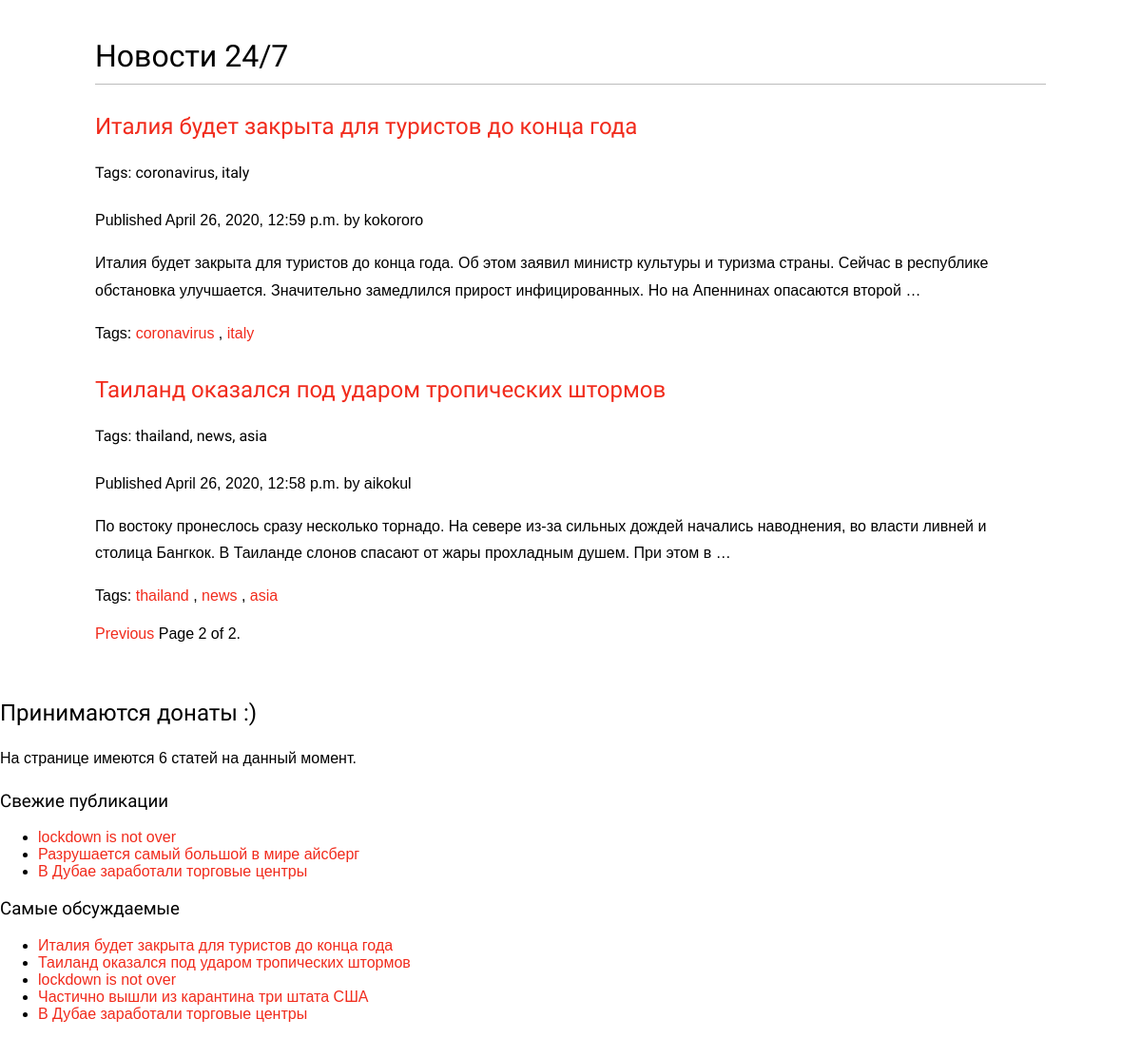
Screenshot of /blog/?page=2 with the database file from the repository.
### blog_app/models.py (models this page shows, shortened)
class Post(models.Model):
    def get_absolute_url(self):
        return reverse('blog:post_detail', args=[self.publish.year,
            self.publish.month, self.publish.day, self.slug])
    STATUS_CHOICES = (
        ('draft', 'Draft'),
        ('published', 'Published'),
    )
    title = models.CharField(max_length=250)
    slug = models.SlugField(max_length=250, unique_for_date='publish')
    author = models.ForeignKey(User, on_delete=models.CASCADE, related_name='blog_posts'
    )
    body = models.TextField()
    publish = models.DateTimeField(default=timezone.now)
    created = models.DateTimeField(auto_now_add=True)
    updated = models.DateTimeField(auto_now_add=True)
    status = models.CharField(max_length=10, choices=STATUS_CHOICES, default='draft')
    objects = models.Manager() #default manager
    published = PublishedManager() #my new manager
    tags = TaggableManager() #this manager allows to add, get list of tags and del them from the posts
    class Meta:
        ordering = ('-publish',)

### blog_app/views.py (the view)
# urls.py: path('', views.post_list, name='post_list'),
def post_list(request, tag_slug=None):
    object_list = Post.published.all()
    tag = None #this will be in URL
    if tag_slug:
        tag = get_object_or_404(Tag, slug=tag_slug) #making  a queryst and getting the tagged objects with get404
        object_list = object_list.filter(tags__in=[tag]) #filter all the posts getting only the posts that are related to the tag (many to many)
    paginator = Paginator(object_list, 4) #4 posts on each page
    page = request.GET.get('page')
    try:
        posts = paginator.page(page)
    except PageNotAnInteger: #if page not int return the 1st page
        posts = paginator.page(1)
    except EmptyPage: #if the number of the page is more than exist then return the very last page
        posts = paginator.page(pagination.num_pages)
    return render(request, 'blog/post/list.html',
    {'page': page, 'posts': posts, 'tag': tag})

### blog_app/models.py (called while the page is built)
    def get_queryset(self):
        return super().get_queryset().filter(status='published')

### blog_app/templatetags/blog_tags.py (called while the page is built)
@register.simple_tag #to registrate a new tag
def total_posts():
    return Post.published.count() #returns the amount of published posts

@register.inclusion_tag('blog/post/latest_posts.html')
def show_latest_posts(count=5):
    latest_posts = Post.published.order_by('-publish')[:count]
    return {'latest_posts': latest_posts}

@register.simple_tag
def get_most_commented_posts(count=5): #to show maximum 5 posts
    return Post.published.annotate(total_comments=Count('comments')).order_by('-total_comments')[:count]

### blog_app/templates/blog/post/list.html (shortened to what this page needs)
{% extends "blog/base.html" %}
{% block content %}
    <h1>Новости 24/7</h1>
    {% for post in posts %}
        <h2>
            <a href="{{ post.get_absolute_url }}">{{ post.title }}</a>
            <h4><p class="tags">Tags: {{ post.tags.all|join:", " }}</p> </h6>
        </h2>
        <p class="date">Published {{ post.publish }} by {{ post.author }}</p>
    {{ post.body|truncatewords:30|linebreaks }}
    <p class="tags">
        Tags:
            {% for tag in post.tags.all %}
                <a href="{% url "blog:post_list_by_tag" tag.slug %}">
                {{ tag.name }}
                </a>
                {% if not forloop.last %}, {% endif %}
        {% endfor %}
    </p>
{% endfor %}
    {% include "pagination.html" with page=posts %}
{% endblock %}

### blog_app/templates/blog/base.html (shortened to what this page needs)
{% load blog_tags %}
{% load static %}
<!DOCTYPE html>
<html>
    <head>
        <link href="{% static 'css/base.css' %}" rel="stylesheet">
    </head>
    <body>
        <div id="content">
            {% block content %}{% endblock %}
        </div>
        <div id="sidebar">
            <h2>Принимаются донаты :) </h2>
            <p>На странице имеются {% total_posts %} статей на данный момент. </p>
            <h3> Свежие публикации </h3>
            {% show_latest_posts 3 %}
            <h3> Самые обсуждаемые </h3>
            {% get_most_commented_posts as most_commented_posts %}
            <ul>
                {% for post in most_commented_posts %}
                    <li><a href="{{ post.get_absolute_url }}">{{ post.title }}</a></li>
                {% endfor %}
            </ul>
        </div>
    </body>
</html>

### blog_app/templates/blog/post/latest_posts.html
<ul>
    {% for post in latest_posts %}
        <li><a href="{{ post.get_absolute_url }}"> {{ post.title }} </a></li>
    {% endfor %}
</ul>

### blog_app/static/css/base.css (style rules this page uses)
body { margin:0; padding:0; font-family:helvetica, sans-serif; }
p { line-height: 1.8; }
a { color:#f12b1c; text-decoration:none; }
h1, h2, h3, h4, h5 , h6 { font-family: 'Muli', sans-serif; font-weight:normal; }
h1 { border-bottom:1px solid #bbb; padding:0 0 10px 0; margin:10px 0 20px 0; }
h2 { margin:30px 0 20px; }
#content { padding:30px 100px; }

### rows the page displays
Post: title "Италия будет закрыта для туристов до конца года", tags.all "coronavirus, italy", publish "April 26, 2020, 12:59 p.m.", author "kokororo", body "Италия будет закрыта для туристов до конца года. Об этом заявил министр культуры и туризма страны. Сейчас в республике обстановка улучшается. Значительно замедлился прирост инфицированных. Но на Апеннинах опасаются второй …"
Tag: name "coronavirus"
Tag: name "italy"
Post: title "Таиланд оказался под ударом тропических штормов", tags.all "thailand, news, asia", publish "April 26, 2020, 12:58 p.m.", author "aikokul", body "По востоку пронеслось сразу несколько торнадо. На севере из-за сильных дождей начались наводнения, во власти ливней и столица Бангкок. В Таиланде слонов спасают от жары прохладным душем. При этом в …"
Tag: name "thailand"
Tag: name "news"
Tag: name "asia"
Post: title "lockdown is not over"
Post: title "Разрушается самый большой в мире айсберг"
Post: title "В Дубае заработали торговые центры"
Post: title "Частично вышли из карантина три штата США"

### other values shown
{{ page.number }} "2"
{{ page.paginator.num_pages }} "2"
